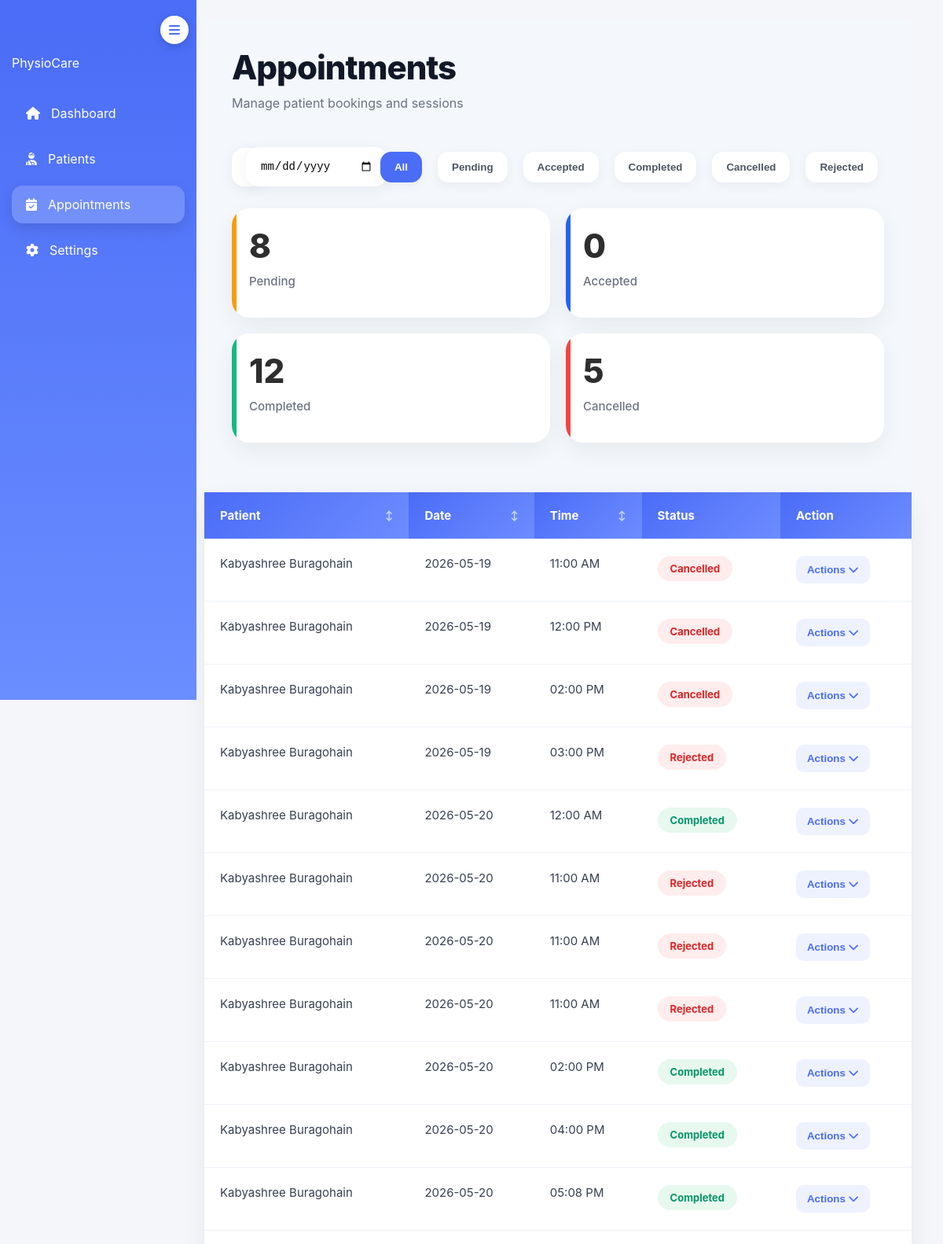
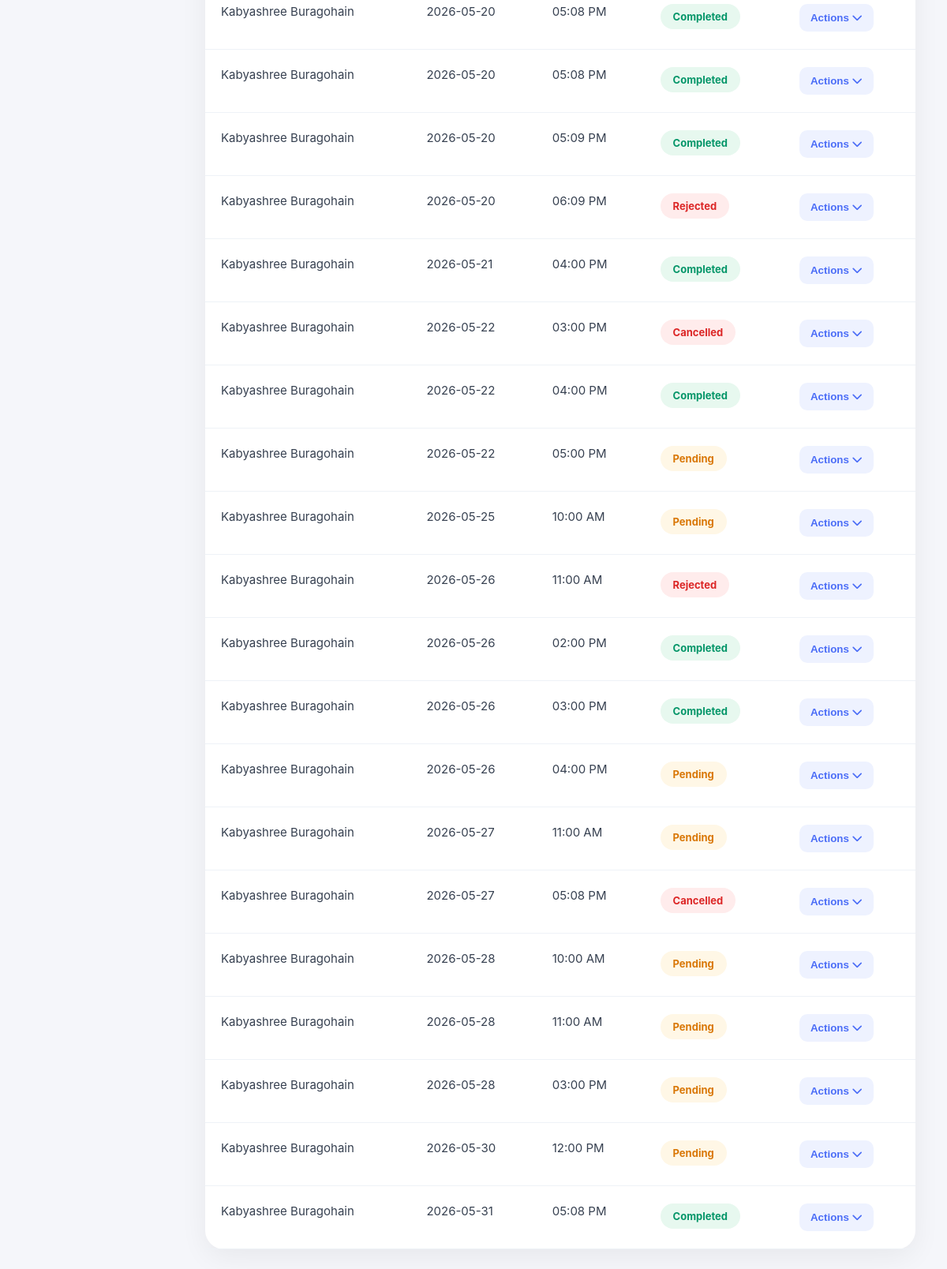
Screenshot of /therapist-appointments.php (signed in) with the database file from the repository (2 pictures, top to bottom).
### tables this page shows
CREATE TABLE `booking` (
  `booking_id` int(8) NOT NULL,
  `therapist_id` int(8) DEFAULT NULL,
  `patient_id` int(8) DEFAULT NULL,
  `date` date DEFAULT NULL,
  `time` time DEFAULT NULL,
  `addr` varchar(100) DEFAULT NULL,
  `status` varchar(15) DEFAULT NULL,
  `notes` text DEFAULT NULL,
  `payment_status` varchar(50) DEFAULT 'Pending'
);

CREATE TABLE `patients` (
  `patient_id` int(8) NOT NULL,
  `p_name` varchar(50) NOT NULL,
  `p_phn` varchar(15) NOT NULL,
  `p_email` varchar(50) NOT NULL,
  `p_addr` varchar(100) NOT NULL,
  `passwd` varchar(100) NOT NULL
);

### therapist-appointments.php (the view, shortened to what this page needs)
<?php
include "php/db.php";
$therapistId =
$_SESSION['therapist_id'];
$appointmentsQuery = "
SELECT
    booking.booking_id,
    booking.date,
    booking.time,
    booking.status,
    patients.patient_id,
    patients.p_name
FROM booking
INNER JOIN patients
ON booking.patient_id = patients.patient_id
WHERE booking.therapist_id = '$therapistId'
ORDER BY booking.date ASC,
booking.time ASC
";
$pendingCount = $conn->query(
"SELECT COUNT(*) AS total
FROM booking
WHERE therapist_id='$therapistId'
AND status='Pending'"
)->fetch_assoc()['total'];
$acceptedCount = $conn->query(
"SELECT COUNT(*) AS total
FROM booking
WHERE therapist_id='$therapistId'
AND status='Accepted'"
)->fetch_assoc()['total'];
$completedCount = $conn->query(
"SELECT COUNT(*) AS total
FROM booking
WHERE therapist_id='$therapistId'
AND status='Completed'"
)->fetch_assoc()['total'];
$cancelledCount = $conn->query(
"SELECT COUNT(*) AS total
FROM booking
WHERE therapist_id='$therapistId'
AND status='Cancelled'"
)->fetch_assoc()['total'];
?>
<!DOCTYPE html>
<html lang="en">
<head>
    <link rel="stylesheet" href="css/profile.css">
    <link
rel="stylesheet"
href="
https://cdnjs.cloudflare.com/ajax/libs/font-awesome/6.5.0/css/all.min.css
">
</head>
<body>
<div class="dashboard">
    <div class="sidebar" id="sidebar">
    <div class="sidebar-header">
    <span class="logo-text">PhysioCare</span>
    <div class="toggle-btn" onclick="toggleSidebar()">
        <i class="fa-solid fa-bars"></i>
    </div>
    </div>
    <ul class="nav">
<li>
<a href="profile.php">
<i class="fa-solid fa-house"></i>
<span>Dashboard</span>
</a>
</li>
<li>
<a href="patients.php">
<i class="fa-solid fa-user-injured"></i>
<span>Patients</span>
</a>
</li>
<li class="active">
<a href="therapist-appointments.php">
<i class="fa-solid fa-calendar-check"></i>
<span>Appointments</span>
</a>
</li>
<li>
<a href="settings.php">
<i class="fa-solid fa-gear"></i>
<span>Settings</span>
</a>
</li>
</ul>
</div>
<div class="main" id="mainContent">
<div class="dashboard-container appointments-page">
<div class="dashboard-header">
    <div>
        <h1>
            Appointments
        </h1>
        <p>
            Manage patient bookings and sessions
        </p>
    </div>
</div>
<div class="top-controls">
    <div class="left-controls">
        <input
        type="date"
        id="dateFilter">
    </div>
    <div class="filters">
        <button onclick="filterAppointments('All')" class="active-filter">
            All
        </button>
        <button onclick="filterAppointments('Pending')">
            Pending
        </button>
        <button onclick="filterAppointments('Accepted')">
            Accepted
        </button>
        <button onclick="filterAppointments('Completed')">
            Completed
        </button>
        <button onclick="filterAppointments('Cancelled')">
            Cancelled
        </button>
        <button onclick="filterAppointments('Rejected')">
            Rejected
        </button>
    </div>
</div>
<div class="appointment-stats">
<div class="mini-card pending-card">
<h3><?php echo $pendingCount; ?></h3>
<p>Pending</p>
</div>
<div class="mini-card accepted-card">
<h3><?php echo $acceptedCount; ?></h3>
<p>Accepted</p>
</div>
<div class="mini-card completed-card">
<h3><?php echo $completedCount; ?></h3>
<p>Completed</p>
</div>
<div class="mini-card cancelled-card">
<h3><?php echo $cancelledCount; ?></h3>
<p>Cancelled</p>
</div>
</div>
</div>
<table class="appointment-table">
<thead>
<tr>
    <th onclick="sortTable(0, 'text')">
    <div class="th-content">
        Patient
        <span class="sort-icon">↕</span>
    </div>
</th>
<th onclick="sortTable(1, 'date')">
    <div class="th-content">
        Date
        <span class="sort-icon">↕</span>
    </div>
</th>
<th onclick="sortTable(2, 'time')">
    <div class="th-content">
        Time
        <span class="sort-icon">↕</span>
    </div>
</th>
    <th>Status</th>
    <th>Action</th>
</tr>
</thead>
<tbody>
<?php
$appointmentsResult =
$conn->query($appointmentsQuery);
if($appointmentsResult->num_rows > 0){
while(
$appointment =
$appointmentsResult->fetch_assoc()
){
?>
<tr
class="appointment-row"
data-status="<?php
echo $appointment['status'];
?>"
data-patient="<?php
echo strtolower(
    $appointment['p_name']
);
?>"
data-date="<?php
echo $appointment['date'];
?>">
    <td>
        <?php
        echo $appointment['p_name'];
        ?>
    </td>
    <td>
        <?php
        echo $appointment['date'];
        ?>
    </td>
    <td>
        <?php
        echo date(
            "h:i A",
            strtotime(
                $appointment['time']
            )
        );
        ?>
    </td>
    <td>
<span class="status-badge <?php
echo strtolower($appointment['status']);
?>">
<?php
echo $appointment['status'];
?>
</span>
</td>
<td>
<div class="action-dropdown">
<button
type="button"
class="action-menu-btn"
onclick="toggleDropdown(this)">
Actions
<i class="fa-solid fa-chevron-down"></i>
</button>
</div>
</td>
</tr>
<?php
}
}
?>
</tbody>
</table>
</div>
</div>
</body>
</html>

### rows the page displays
booking: patient.p_name "Kabyashree Buragohain", date "2026-05-19", time "11:00 AM", status "Cancelled"
booking: patient.p_name "Kabyashree Buragohain", date "2026-05-19", time "12:00 PM", status "Cancelled"
booking: patient.p_name "Kabyashree Buragohain", date "2026-05-19", time "02:00 PM", status "Cancelled"
booking: patient.p_name "Kabyashree Buragohain", date "2026-05-19", time "03:00 PM", status "Rejected"
booking: patient.p_name "Kabyashree Buragohain", date "2026-05-20", time "12:00 AM", status "Completed"
booking: patient.p_name "Kabyashree Buragohain", date "2026-05-20", time "11:00 AM", status "Rejected"
booking: patient.p_name "Kabyashree Buragohain", date "2026-05-20", time "11:00 AM", status "Rejected"
booking: patient.p_name "Kabyashree Buragohain", date "2026-05-20", time "11:00 AM", status "Rejected"
booking: patient.p_name "Kabyashree Buragohain", date "2026-05-20", time "02:00 PM", status "Completed"
booking: patient.p_name "Kabyashree Buragohain", date "2026-05-20", time "04:00 PM", status "Completed"
booking: patient.p_name "Kabyashree Buragohain", date "2026-05-20", time "05:08 PM", status "Completed"
booking: patient.p_name "Kabyashree Buragohain", date "2026-05-20", time "05:08 PM", status "Completed"
booking: patient.p_name "Kabyashree Buragohain", date "2026-05-20", time "05:08 PM", status "Completed"
booking: patient.p_name "Kabyashree Buragohain", date "2026-05-20", time "05:09 PM", status "Completed"
booking: patient.p_name "Kabyashree Buragohain", date "2026-05-20", time "06:09 PM", status "Rejected"
booking: patient.p_name "Kabyashree Buragohain", date "2026-05-21", time "04:00 PM", status "Completed"
booking: patient.p_name "Kabyashree Buragohain", date "2026-05-22", time "03:00 PM", status "Cancelled"
booking: patient.p_name "Kabyashree Buragohain", date "2026-05-22", time "04:00 PM", status "Completed"
booking: patient.p_name "Kabyashree Buragohain", date "2026-05-22", time "05:00 PM", status "Pending"
booking: patient.p_name "Kabyashree Buragohain", date "2026-05-25", time "10:00 AM", status "Pending"
booking: patient.p_name "Kabyashree Buragohain", date "2026-05-26", time "11:00 AM", status "Rejected"
booking: patient.p_name "Kabyashree Buragohain", date "2026-05-26", time "02:00 PM", status "Completed"
booking: patient.p_name "Kabyashree Buragohain", date "2026-05-26", time "03:00 PM", status "Completed"
booking: patient.p_name "Kabyashree Buragohain", date "2026-05-26", time "04:00 PM", status "Pending"
booking: patient.p_name "Kabyashree Buragohain", date "2026-05-27", time "11:00 AM", status "Pending"
booking: patient.p_name "Kabyashree Buragohain", date "2026-05-27", time "05:08 PM", status "Cancelled"
booking: patient.p_name "Kabyashree Buragohain", date "2026-05-28", time "10:00 AM", status "Pending"
booking: patient.p_name "Kabyashree Buragohain", date "2026-05-28", time "11:00 AM", status "Pending"
booking: patient.p_name "Kabyashree Buragohain", date "2026-05-28", time "03:00 PM", status "Pending"
booking: patient.p_name "Kabyashree Buragohain", date "2026-05-30", time "12:00 PM", status "Pending"
booking: patient.p_name "Kabyashree Buragohain", date "2026-05-31", time "05:08 PM", status "Completed"

### other values shown
$pendingCount "8"
$acceptedCount "0"
$completedCount "12"
$cancelledCount "5"
